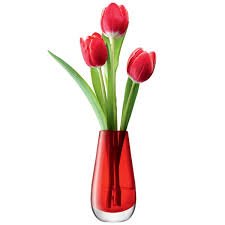
#> input picture AIVision/Assets/test2.jpg, 225 x 225 px, found by its file name
$ python findColour.py
#> lines starting #> are read from the running program, lines starting #| are printed output that depends on the picture; after the words box and inside, x2 and y2 are one past the last pixel; in counts of white or black regions, pixels touching at a corner belong together
import numpy as np
import cv2

def findColour(filename, colour):
    """Function that takes path of an image and outputs a new file highlighting said colour."""
#> called with colour = 'red'
    if colour == "red":
        boundaries = [(0, 150, 50),(7, 255, 255)]  #pair of least red and most red on the hsv map
        wrapAround = [(170, 150, 50), (180, 255, 255)]
    elif colour == "green":
        boundaries = [(36, 25, 25), (80, 255,255)]

    image = cv2.imread(filename, 1) #gcolour
#> image is the input picture: shape (225, 225, 3); mean B, G, R 223.6, 227.5, 240.5

    hsv = cv2.cvtColor(image, cv2.COLOR_BGR2HSV)
#> hsv: shape (225, 225, 3); mean H, S, V 19.5, 29.1, 242.7

    lower = boundaries[0]
    upper = boundaries[1]

    mask = cv2.inRange(hsv, lower, upper)
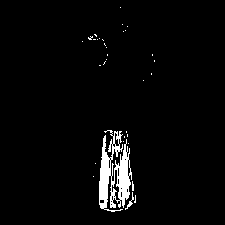
#> mask: shape (225, 225); 3.1% white; 33 white regions (31 under 20 px), largest, box (x1, y1, x2, y2) and area: (99, 130, 132, 212) 1468, (125, 192, 134, 210) 37

    if colour == "red":
        additionalMask = cv2.inRange(hsv, wrapAround[0], wrapAround[1])
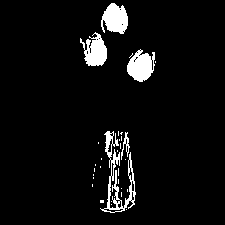
#> additionalMask: shape (225, 225); 5.4% white; 31 white regions (26 under 20 px), largest, box (x1, y1, x2, y2) and area: (100, 131, 136, 213) 794, (127, 49, 155, 82) 614, (101, 3, 128, 34) 600, (80, 32, 107, 66) 558, (121, 132, 130, 160) 87
        mask += additionalMask  #since they're nothing but arrays, we can simply add them together
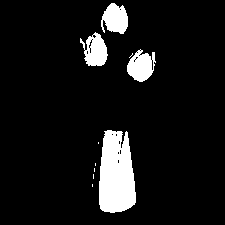
#> mask: shape (225, 225); 8.6% white; 10 white regions (6 under 20 px), largest, box (x1, y1, x2, y2) and area: (99, 130, 136, 213) 2489, (127, 49, 156, 82) 623, (101, 3, 128, 34) 605, (80, 32, 108, 66) 595

    output = cv2.bitwise_and(image, image, mask = mask) #highlights our mask onto the original image
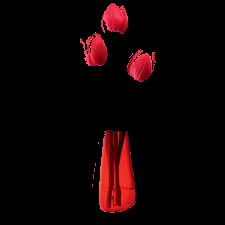
#> output: shape (225, 225, 3); mean B, G, R 3.5, 2.8, 16

    cv2.imwrite('output.jpg', output)

if __name__ == "__main__":
    findColour("/home/codio/workspace/WheelieVehicle/Assets/test2.jpg", "red")

$ run again, with AIVision/Assets/test4.jpg copied over AIVision/Assets/test2.jpg
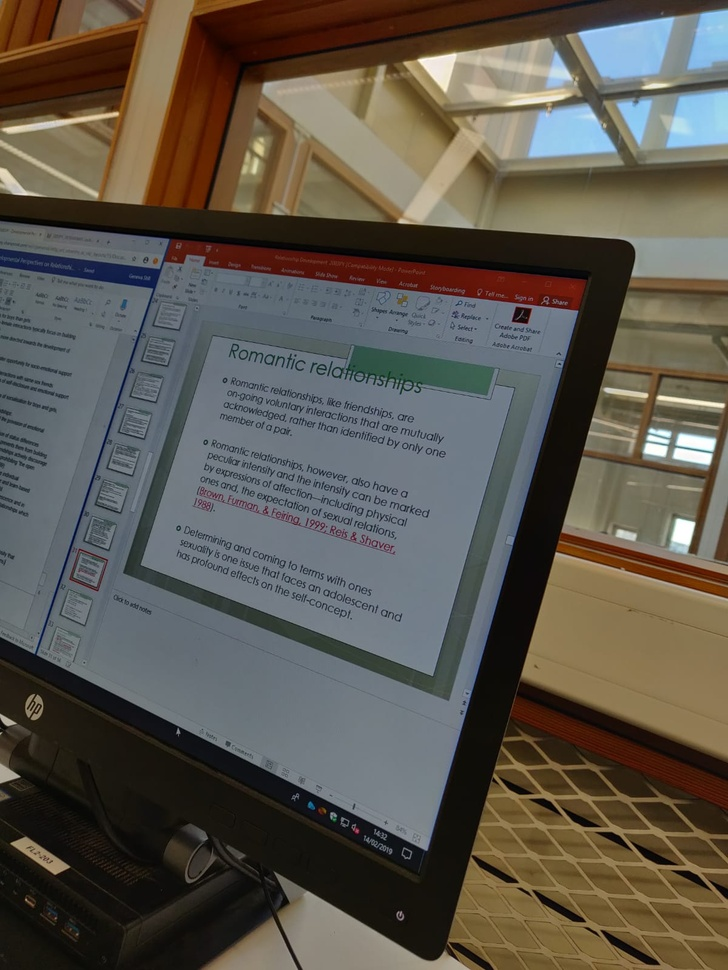
#> input picture AIVision/Assets/test4.jpg, 728 x 970 px, shrunk from 1200 x 1599 before the run, found by its file name
#> in findColour, image is the input picture: shape (970, 728, 3); mean B, G, R 77.5, 86.5, 91.7
#> hsv: shape (970, 728, 3); mean H, S, V 53.5, 91.1, 100.3
#> additionalMask: shape (970, 728); 0.06% white in thin lines or dots, all inside (x1, y1, x2, y2) = (70, 242, 578, 834)
#> in findColour, `mask += additionalMask  #since they're nothing but arrays, we can simp..`:
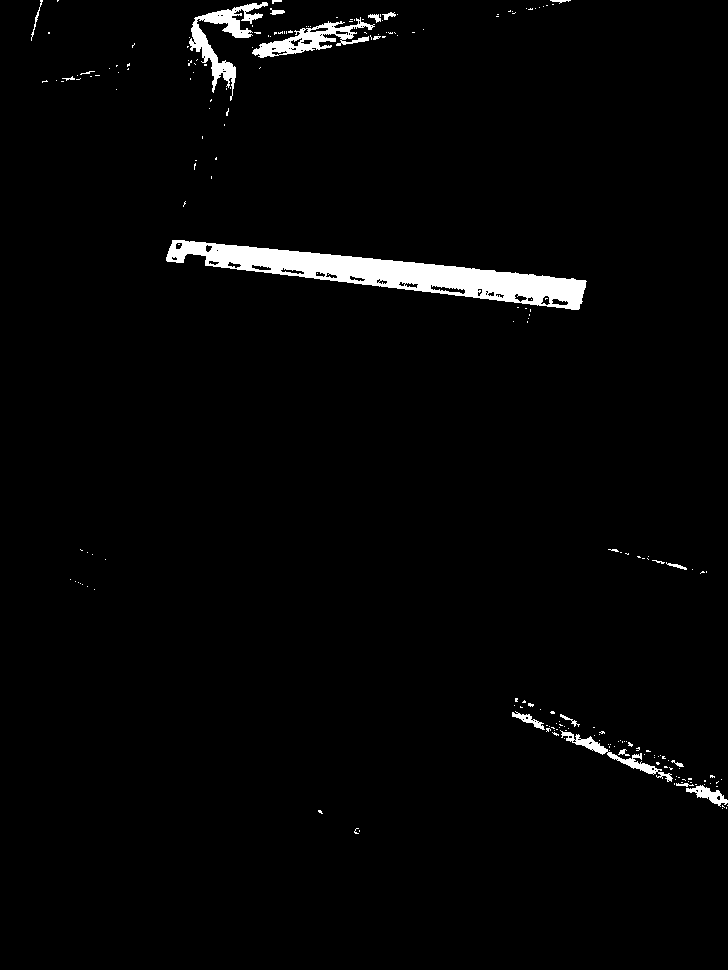
#> mask: shape (970, 728); 2.3% white; 209 white regions (188 under 20 px), largest, box (x1, y1, x2, y2) and area: (166, 240, 587, 310) 10199, (189, 2, 268, 101) 1984, (252, 17, 375, 58) 1640
#> in findColour, `output = cv2.bitwise_and(image, image, mask = mask)`:
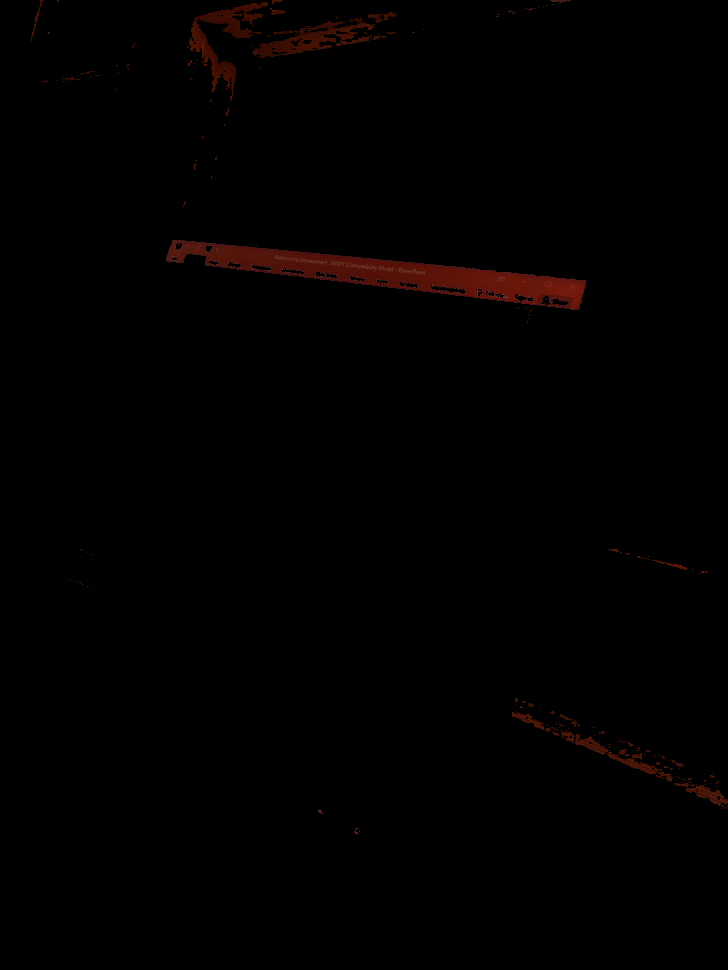
#> output: shape (970, 728, 3); mean B, G, R 0.2, 0.5, 1.8

$ run again, with AIVision/Assets/test5.jpg copied over AIVision/Assets/test2.jpg
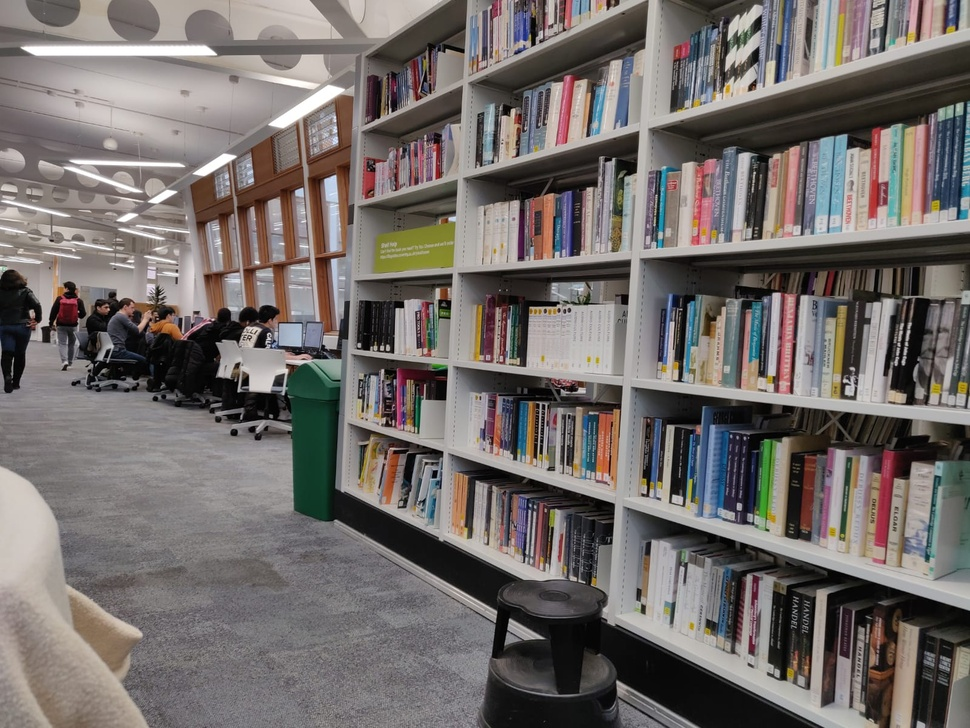
#> input picture AIVision/Assets/test5.jpg, 970 x 728 px, shrunk from 1599 x 1200 before the run, found by its file name
#> in findColour, image is the input picture: shape (728, 970, 3); mean B, G, R 105.9, 108.4, 114.5
#> hsv: shape (728, 970, 3); mean H, S, V 59.5, 39, 117.6
#> in findColour, `mask = cv2.inRange(hsv, lower, upper)`:
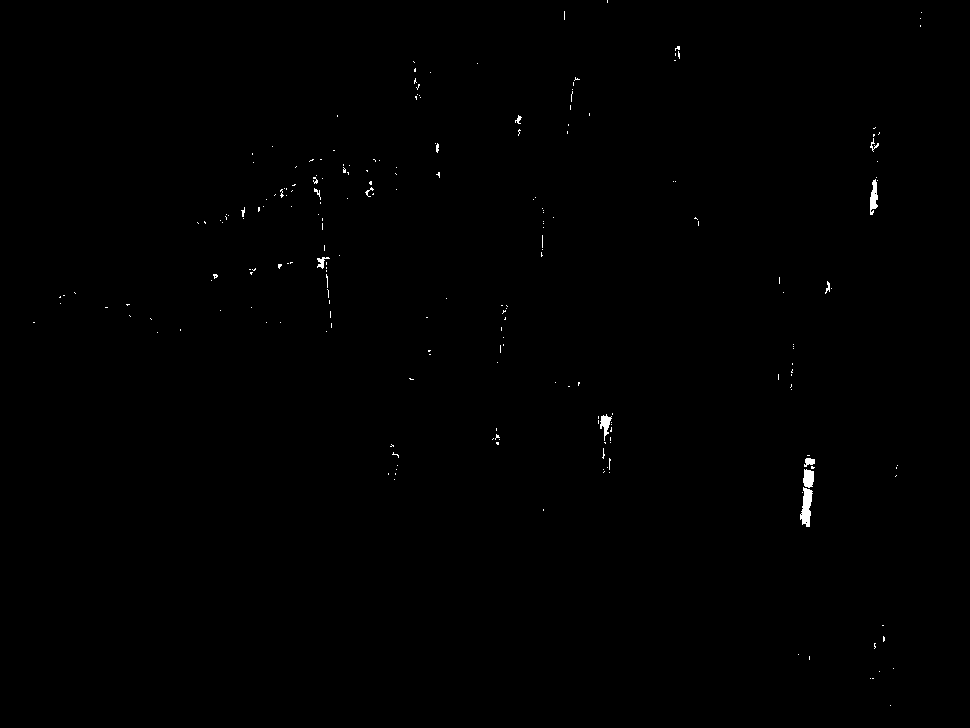
#> mask: shape (728, 970); 0.27% white; 220 white regions (206 under 20 px), largest, box (x1, y1, x2, y2) and area: (800, 487, 813, 527) 319, (870, 179, 878, 215) 184, (803, 469, 814, 488) 169
#> additionalMask: shape (728, 970); 0.45% white; 152 white regions (129 under 20 px), largest, box (x1, y1, x2, y2) and area: (876, 452, 900, 546) 1089, (58, 297, 78, 322) 324, (398, 368, 420, 384) 181
#> in findColour, `mask += additionalMask  #since they're nothing but arrays, we can simp..`:
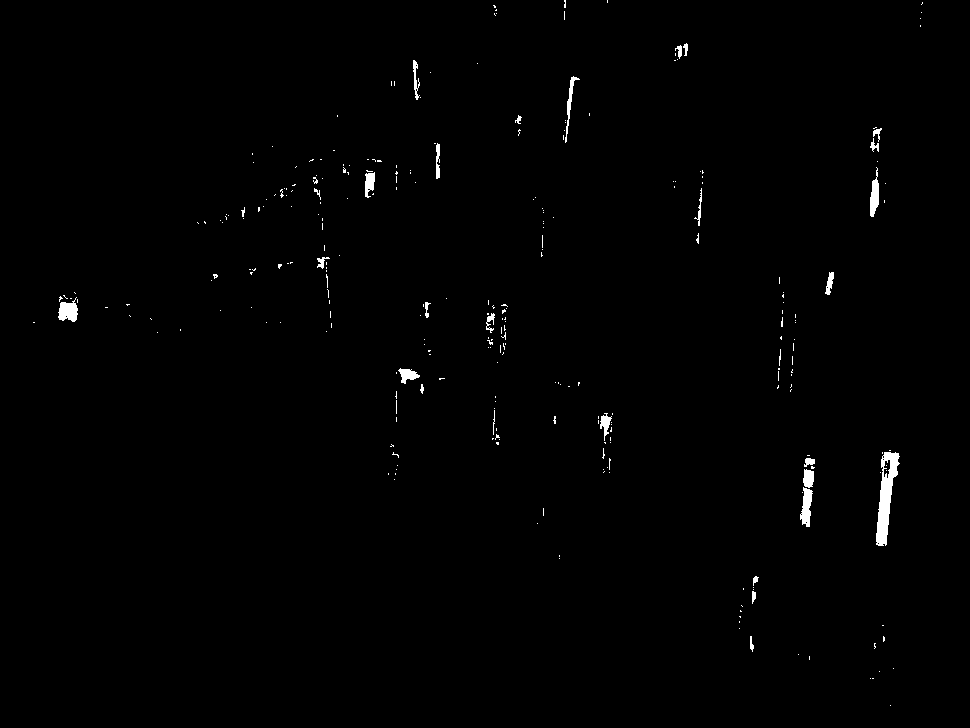
#> mask: shape (728, 970); 0.72% white; 286 white regions (255 under 20 px), largest, box (x1, y1, x2, y2) and area: (876, 452, 900, 546) 1094, (58, 297, 78, 322) 325, (800, 487, 813, 527) 319
